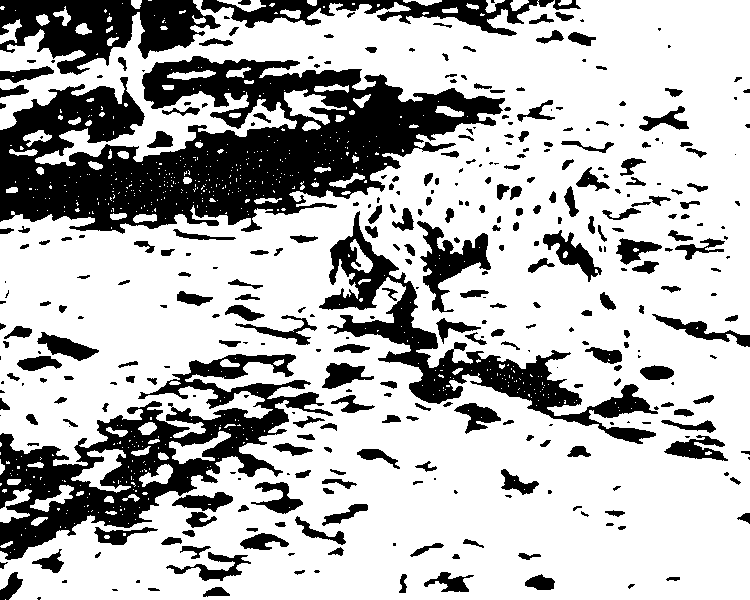
#> input picture 2/dalmatian1.png, 750 x 600 px
$ jupyter execute --allow-errors lab02_Belle_Stablum_Mennes.ipynb   (shell and % lines are left out)   (Python 2 division)
#> lines starting #> are read from the running program, lines starting #| are printed output that depends on the picture; after the words box and inside, x2 and y2 are one past the last pixel; in counts of white or black regions, pixels touching at a corner belong together
# Report ML:PM lab 2: Inference in Graphical Models

#### Agnes van Belle (10363130), Lydia Mennes (10333843), Francesco Stablum (6200982)

## Part 1: The sum-product algorithm

First we present the three main classes Node, Variable and Factor, which will be further discussed below.

Node class:

[cell 1]
%pylab inline
import operator


class Node(object):
    """
    Base-class for Nodes in a factor graph. Only instantiate sub-classes of Node.
    """
    def __init__(self, name):
        # A name for this Node, for printing purposes
        self.name = name

        # Neighbours in the graph, identified with their index in this list.
        # i.e. self.neighbours contains neighbour 0 through len(self.neighbours) - 1.
        self.neighbours = []

        # Reset the node-state (not the graph topology)
        self.reset()


    def reset(self):
        # Incoming messages; a dictionary mapping neighbours to messages.
        # That is, it maps  Node -> np.ndarray.
        self.in_msgs = {}

        # A set of NAMES OF neighbours for which this node has pending messages.
        # We use a python set object so we don't have to worry about duplicates.
        self.pending = set([])


    def add_neighbour(self, nb):
        self.neighbours.append(nb)


    def send_sp_msg(self, other):
        # To be implemented in subclass.
        raise Exception('Method send_sp_msg not implemented in base-class Node')


    def send_ms_msg(self, other):
        # To be implemented in subclass.
        raise Exception('Method send_ms_msg not implemented in base-class Node')


    # Store the incoming message, replacing previous messages from the same node
    # other = var
    # [10 lines left out: function receive_msg, not called in this run]


    def __str__(self):
        # This is printed when using 'print node_instance'
        return self.name


    def __repr__(self):
        return self.__str__()


    def __hash__(self):
        return hash(self.name)


    # assumption: unique names
    def __eq__(self, other):
        return (self.name) == (other.name)


    # get messages for this node
    # from neighboring nodes (except `other')
    # and its own index in its own list of neighbours
    # [13 lines left out: function getMessagesFromOthersAndTargetIndex, not called in this run]

Variable class (inherits Node):

[cell 2]
class Variable(Node):

    def __init__(self, name, num_states):
        """
        Variable node constructor.
        Args:
            name: a name string for this node. Used for printing.
            num_states: the number of states this variable can take.
            Allowable states run from 0 through (num_states - 1).
            For example, for a binary variable num_states=2,
            and the allowable states are 0, 1.
        """
        self.num_states = num_states

        # Call the base-class constructor
        super(Variable, self).__init__(name)


    def set_observed(self, observed_state):
        """
        Set this variable to an observed state.
        Args:
            observed_state: an integer value in [0, self.num_states - 1].
        """
        # Observed state is represented as a 1-of-N variable
        # Could be 0.0 for sum-product, but log(0.0) = -inf so a tiny value is preferable for max-sum
        self.observed_state[:] = 0.000001
        self.observed_state[observed_state] = 1.0


    # [8 lines left out: function set_latent, not called in this run]


    def reset(self):
        super(Variable, self).reset()
        self.observed_state = np.ones(self.num_states)


    # [62 lines left out: functions marginal, mapStateAndLogValue, send_sp_msg, send_ms_msg, not called in this run]

Factor class (inherits Node):

[cell 3]
class Factor(Node):
    def __init__(self, name, f, neighbours):
        """
        Factor node constructor.
        Args:
            name: a name string for this node. Used for printing
            f: a numpy.ndarray with N axes, where N is the number of neighbours.
               That is, the axes of f correspond to variables, and the index along that axes corresponds to a value of that variable.
               Each axis of the array should have as many entries as the corresponding neighbour variable has states.
            neighbours: a list of neighbouring Variables. Bi-directional connections are created.
        """
#> called with name = 'f1', f = array of shape (2,)
        # Call the base-class constructor
        super(Factor, self).__init__(name)

        assert len(neighbours) == f.ndim, 'Factor function f should accept as many arguments as this Factor node has neighbours'

        for nb_ind in range(len(neighbours)):
            nb = neighbours[nb_ind]
            assert f.shape[nb_ind] == nb.num_states, 'The range of the factor function f is invalid for input %i %s' % (nb_ind, nb.name)
            self.add_neighbour(nb)
            nb.add_neighbour(self)

        self.f = f


    # [87 lines left out: functions repmatMatrix, send_sp_msg, send_ms_msg, not called in this run]


    def __str__(self):
        return "name:\n\t%s \nneighbours:\n\t%s\nprobs:\n%s" % (self.name, self.neighbours, self.f)


    def __repr__(self):
        return self.__str__()

### 1.1 Instantiate network

[cell 4]
from IPython.core.display import Image
Image(filename='bn.png')

We convert the directed graphical model ("Bayesian Network") shown above to a factor graph. We instantiate this graph by creating Variable and Factor instances and linking them according to the graph structure.
To instantiate the factor graph, we first create the Variable nodes and then create Factor nodes, passing a list of neighbour Variables to each Factor.
We use the following prior and conditional probabilities.

$$
p(\verb+Influenza+) = 0.05 \\\\
p(\verb+Smokes+) = 0.2 \\\\
$$

$$
p(\verb+SoreThroat+ = 1 | \verb+Influenza+ = 1) = 0.3 \\\\
p(\verb+SoreThroat+ = 1 | \verb+Influenza+ = 0) = 0.001 \\\\
p(\verb+Fever+ = 1| \verb+Influenza+ = 1) = 0.9 \\\\
p(\verb+Fever+ = 1| \verb+Influenza+ = 0) 0.05 \\\\
p(\verb+Bronchitis+ = 1 | \verb+Influenza+ = 1, \verb+Smokes+ = 1) = 0.99 \\\\
p(\verb+Bronchitis+ = 1 | \verb+Influenza+ = 1, \verb+Smokes+ = 0) = 0.9 \\\\
p(\verb+Bronchitis+ = 1 | \verb+Influenza+ = 0, \verb+Smokes+ = 1) = 0.7 \\\\
p(\verb+Bronchitis+ = 1 | \verb+Influenza+ = 0, \verb+Smokes+ = 0) = 0.0001 \\\\
p(\verb+Coughing+ = 1| \verb+Bronchitis+ = 1) = 0.8 \\\\
p(\verb+Coughing+ = 1| \verb+Bronchitis+ = 0) = 0.07 \\\\
p(\verb+Wheezing+ = 1| \verb+Bronchitis+ = 1) = 0.6 \\\\
p(\verb+Wheezing+ = 1| \verb+Bronchitis+ = 0) = 0.001 \\\\
$$

The code below initializes the Factor and Variable nodes and connects them.

[cell 5]
nrStates = 2

I = Variable("Influenza",nrStates)
S = Variable ("Smokes",nrStates)
ST = Variable("SoreThroat",nrStates)
F = Variable("Fever",nrStates)
B = Variable("Bronchitis",nrStates)
C = Variable("Coughing",nrStates)
W = Variable("Wheezing", nrStates)

f1Probs = asanyarray([0.95,0.05],dtype=float) # I
f2Probs = asanyarray([.8, .2],dtype=float) # S
f3Probs = asanyarray([ [.999, .001],[.7, .3] ] , dtype=float) # I, ST
f4Probs = asanyarray( [ [ .95, .05], [ 0.1, 0.9] ] , dtype=float) # I, F
f5Probs = asanyarray ([ [[ .9999, 0.1], [0.3, 0.01] ] , [ [0.0001, 0.9], [0.7, 0.99] ]], dtype=float) # B, S, I
f6Probs = asanyarray( [ [.93, 0.2], [.07, 0.8] ] , dtype=float) # C, B
f7Probs = asanyarray ( [ [.999, 0.4], [.001, 0.6] ] , dtype=float) # W, B

f1 = Factor("f1",f1Probs,[I])
f2 = Factor("f2", f2Probs, [S])
f3 = Factor("f3", f3Probs, [I, ST] )
f4 = Factor ("f4", f4Probs, [I, F])
f5 = Factor("f5", f5Probs, [B,S,I])
f6 = Factor("f6", f6Probs, [C,B])
f7 = Factor("f7", f7Probs, [W, B])


factorList = [f1, f2, f3, f4, f5, f6, f7]
varList = [I, S, ST, F, B, C, W]
nodeList = (factorList + varList)

Plot the resulting factor graph (using `networkx`):

[cell 6]
import networkx as nx
import matplotlib.pyplot as plt
import matplotlib as mpl

figsize(15,11)
#import pygraphviz as pgv

G = nx.MultiGraph()

nodelist_variables = list(set([item.name for sublist in [ f.neighbours for f in factorList] for item in sublist]))
nodelist_factors = [f.name for f in factorList]

for v in nodelist_variables + nodelist_factors:
    G.add_node(v)

for factor in factorList:
    for n in factor.neighbours:
        G.add_edge(factor.name, n.name)

#> (the rest of this cell did not finish here and is left out)

Some utility functions:

[cell 7]
# Resets all network nodes: Removes all messages,
# pending messages,
# and sets all variables to unobserved
def reset_network():
    for n in nodeList:
        n.reset()


# Get the leaf (fringe) nodes given all nodes and a root node
# [6 lines left out: function getFringeNodes, not called in this run]

### 1.2 Factor to variable messages

We implemented the factor to variable message procedure in the method `send_sp_msg(self, other)` in the Factor class as defined above. We use the efficient and elegant method as described in the assignment, which uses the n-way outer product of vectors.

We explain our procedure in more detail below.

First we need to define some vectors. Each vector can be seen as a message where the first number  in the vector is the probability of the first state of the corresponding variable.

[cell 8]
vector1 = np.array([0.2,0.8])
vector2 = np.array([0.7,0.3])

Get the n-way outer product: the product for each combination of values in the incoming messages, in a matrix.

[cell 9]
vectors2 = np.ix_(vector1, vector2)

#> (the rest of this cell did not finish here and is left out)

For each values of the variable we will send this message to, we need a copy of the previous  n-way outer product result (the matrix containing all product combinations of all incoming messages). We use `np.tile` to add one dimension. However, with this function, this can only be accomplished for a new first dimension, so we will always create a new first dimension.

[cell 10]
nrDims = len(vectors2)+1
tileFactor = ones(nrDims)
tileFactor[0] = 2

print "tileFactor:\n%s\n" % tileFactor

#> (the rest of this cell did not finish here and is left out)

In order to be able to multiply the matrix directly with the factor probability matrix (`self.f` in a Factor node) , we need to rearrange the dimensions of the previously defined product matrix such that these match with the factor probability matrix.

[cell 11]
pos = 1 # index of variable that the message will be sent to

rangeReshape = range(1,nrDims)
rangeReshape = rangeReshape[0:pos] + [0] + rangeReshape[pos:nrDims]

print "rangeShape:\n%s\n" % rangeReshape

#> (the rest of this cell did not finish here and is left out)

Now we can multiply the product matrix with the factor probability matrix:

[cell 12]
conditionalProbDing = ones((2,2,2)) # note: makes no sense in real life
conditionalProbDing[0,1,1] = 0.5


#> (the rest of this cell did not finish here and is left out)

Sum out all variables except the one we are sending the message to:

#> (a cell that did not finish here is left out)

And we end up with a message for the variable we are sending to.

This procedure is the way in which it is implemented in the Factor class' `send_sp_msg(self, other)` method.

### 1.3-1.5 Other necessary sum-product algorithm methods

We wrote a method `send_sp_message(self, other)` for the Variable class, that checks if all the information required to pass a message to Variable var is present, computes the message and sends it to factor.

We wrote the method `marginal` for the Variable class, that computes a normalized marginal distribution over that node.

We wrote a function `receive_msg` for the Node class that manages the pending messages as described in the assignment. The member self.pending is a set that is to be filled with Nodes to which self has pending messages. We also modified the `send_*_msg` functions in the Variable and Factor classes such that they remove pending messages as they are sent.

### 1.6 Inference Engine

First we define a function that orderd the nodes from a factor graph, given a root node, correctly. I.e. such, that the list  starts with a leaf node which can always send a message, and subsequent nodes in the list can send a message when the pending messages of preceding nodes in the list have been sent.

[cell 14]
from collections import deque

def createOrderedList(rootNode):

    cue = deque([(rootNode, None)]) #phonetic spelling
    orderedList = []
    while len(cue) > 0:
        (nextOne, parent) = cue.popleft()
        orderedList.append(nextOne)
        for neighbour in nextOne.neighbours:
            if neighbour != parent:
                cue.append((neighbour, nextOne))

    orderedList = list(reversed(orderedList))


    return orderedList

Then we define a function that initialized the pending messages at the leaf nodes.

[cell 15]
# [5 lines left out: function initPendingMessages, not called in this run]

Now, we are ready to define a general message passing procedure (the "Inference Engine") for the sum-product algorithm. The messages are sent in both directions given a root node.

#> (a cell that did not finish here is left out)

For example, we can evaluate the marginal probability of having Bronchitis without having observed any other variables (symptoms):

#> (a cell that did not finish here is left out)

Furthermore, we modified he `Variable.send_msg` and `Variable.marginal` methods  such that they are able to use the `observed_state` so as to get the required marginals when some nodes are observed.

For example, when we have observed Influenza to be present:

[cell 18]
I.set_observed(1)

#> (the rest of this cell did not finish here and is left out)

### 1.7 Sum-product and MAP states

A maximum a posteriori state (MAP-state) is an assignment of all latent variables that maximizes the probability of latent variables given observed variables:
$$
\mathbf{x}_{\verb+MAP+} = \arg\max _{\mathbf{x}} p(\mathbf{x} | \mathbf{y})
$$

The sum-product algorithm can be used to find for each latent variable the state that maximizes the marginal probability for that latent variable. However, in case of the MAP-state we wish to find the set of states that maximizes the joint probability over <i>all</i> variables. These are not neccessarily the same and therefore we cannot use the sum-product algorithm to find the MAP-state.

## Part 2: The max-sum algorithm

### 2.1-2.2 Max-sum messages

In the Factor and Variable classes we heve implemented the max-sum version of the message sending methods (`send_ms_msg`). The differences are that the conditional probabilities are now log probabilities, and instead of taking the product of incoming messages (for both variable to factor and factor to variable messages) we sum them, and instead of summing out variables (for factor to variable messages) we now take the maximum.

## 2.3 Finding a MAP state

Using the same message passing schedule we used for sum-product, we implemented the max-sum algorithm to find the Maximum a Posteriori (MAP) state. We have ignored issues relating to non-unique maxima, i.e. the MAP state is obtained by a per-node maximization.

The message passing procedure for the max-sum algorithm is defined below. Except for the differences relating to the messages (which results in a different message-passing method being called) the procedure is the same as for the sum-product algorithm as defined in the function `sendMessages_sum_product` above.

[cell 19]
def sendMessages_max_sum(rootNode):
    orderedList =  createOrderedList(rootNode)
    initPendingMessages(nodeList, rootNode)

    for n in orderedList:
        pendingMessages = list(n.pending)
        for p in pendingMessages:
            n.send_ms_msg(p)

    orderedList.reverse()
    orderedList = orderedList[1:]

    for n in orderedList:
        pendingMessages = list(n.pending)
        for p in pendingMessages:
            n.send_ms_msg(p)

For example, we can find the MAP state of the network without having observed any other variables (symptoms):

#> (a cell that did not finish here is left out)

Or the MAP state of the network given observed variables, for example when we've observed Influenza as being present:

[cell 21]
I.set_observed(1)

#> (the rest of this cell did not finish here and is left out)


print "MAP state:"
for v in varList:
    (mapState, logValue) = v.mapStateAndLogValue()
    print "%s: %d (%2.2f)" % (v.name, mapState, logValue)


reset_network()

# Part 3: Image Denoising and Loopy Max-Sum

We have implemented a loopy version of max-sum to perform denoising on a binary image. We use a factor graph representation of the relevant joint probability distribution which is represented as a Markov Random Field (MRF) as in Bishop 8.3.3. On MRFs this denoising can be accomplished using the Iterative Conditional Modes algorithm, and on a factor graph representation of the same joint distribution, we can use the max-sum algorithm

First we load a 600x750 pixels image, binarize it (all pixels $\in \{0,1\}$), and add 10% random noise.

[cell 22]
from pylab import imread, gray

figsize(6,6)

# Load the image and binarize
im = np.mean(imread('dalmatian1.png'), axis=2) > 0.5
#> im: shape (600, 750) bool; 71.5% white; 367 black regions (121 under 20 px), largest, box (x1, y1, x2, y2) and area: (0, 56, 505, 234) 46262, (0, 354, 333, 560) 21018, (319, 211, 658, 444) 12904
figure()
#> (this line was passed over: IPython is not available in this run)
imshow(im,interpolation='nearest')
#> (this line was passed over: IPython is not available in this run)
gray()
#> (this line was passed over: IPython is not available in this run)

# Add 10% noise
noise = np.random.rand(*im.shape) > 0.9
noise_im = np.logical_xor(noise, im)
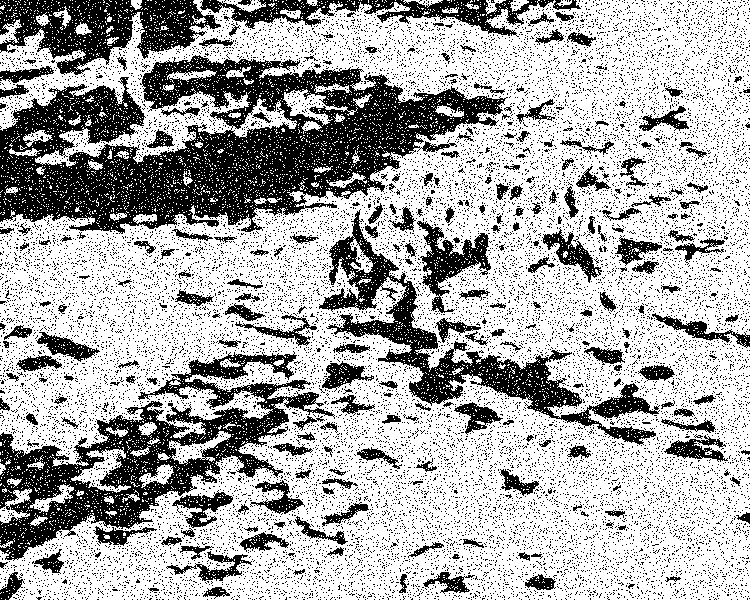
#> noise_im: shape (600, 750) bool; 67.2% white; 18371 black regions (18117 under 20 px), largest, box (x1, y1, x2, y2) and area: (0, 55, 508, 234) 42433, (0, 351, 335, 561) 19581, (319, 209, 660, 445) 12162
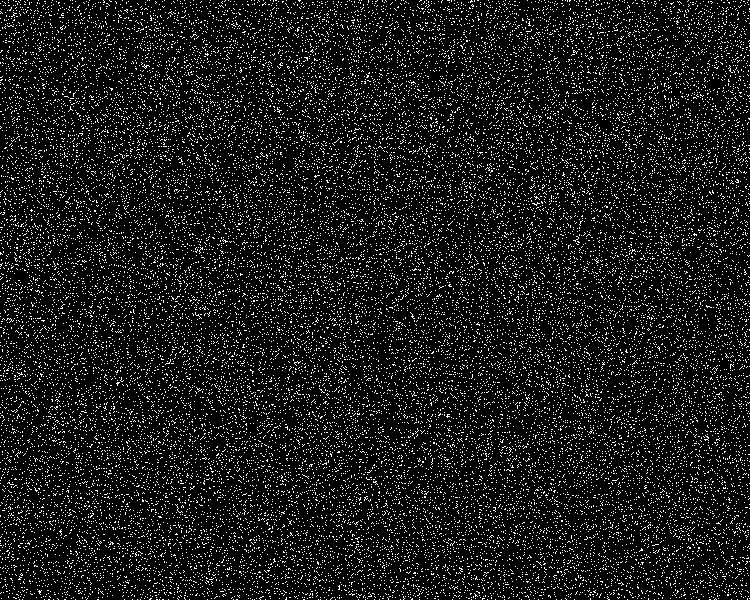
#> noise: shape (600, 750) bool; 10% white in thin lines or dots
figure()
#> (this line was passed over: IPython is not available in this run)
imshow(noise_im,interpolation='nearest')
#> (this line was passed over: IPython is not available in this run)

However, processing this image posed us with memory issues. Therefore, we have defined a test image which simply consists of the top-left 200x200 pixels of the original, given image. We also add 10% noise to this image to produce a noisy version of it.

[cell 23]
# define test image as a 200x200 subimage of the given image
test_im2 = im[0:200,0:200]
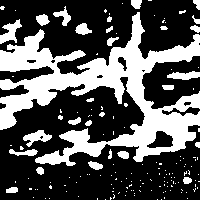
#> test_im2: shape (200, 200) bool; 33.5% white; 160 white regions (132 under 20 px), largest, box (x1, y1, x2, y2) and area: (0, 12, 200, 166) 10947, (0, 19, 22, 44) 262, (23, 130, 52, 147) 233
figure()
#> (this line was passed over: IPython is not available in this run)
imshow(test_im2,interpolation='nearest')
#> (this line was passed over: IPython is not available in this run)

# add 10% noise
noise = np.random.rand(*test_im2.shape) > 0.9
noise_test_im2 = np.logical_xor(noise, test_im2)
figure()
imshow(noise_test_im2,interpolation='nearest')
